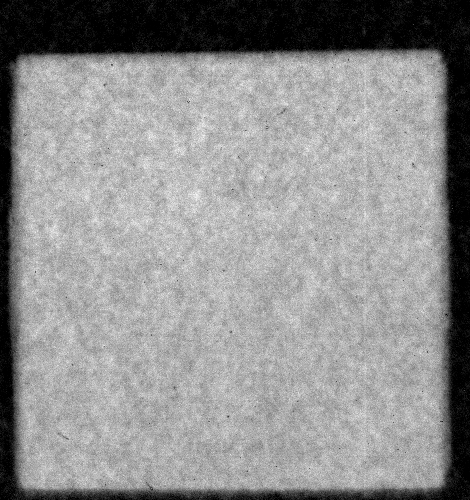
%> input picture Matlab/Analyse/S12_0000.tif, 470 x 500 px
$ octave --eval "result = AnalyseShape(imread('../S12_0000.tif'));"   (GNU Octave 9; MATLAB toolbox functions it lacks are replaced by stand-ins)
%> lines starting %> are read from the running program, lines starting %| are printed output that depends on the picture; in (x1, y1, x2, y2) boxes, pixels count from 0 and x2, y2 are one past the last pixel; in counts of white or black regions, pixels touching at a corner belong together; the program's own positions count from 1
### Matlab/_snips/ImageShow.m
function [ f ] = ImageShow( Im,Title,fig ,map,pos,doshow,dosave)
%   [f] = ImageShow (Im,Title,fig ,map,pos,doshow)
% Im: the Image
% Title: Title of the figure
% fig: figure handel if already is open
% map: if true = map min(image)..max(image) to 0..1
% pos: 0 whole figure else  1..4 in figure
% doshow overwrite the global doshow flag
% f:: = hadle of the open figure
global ImShowFlag ResDir
    if ~exist('map','var') || isempty(map)
        map=0;
    end
    if ~exist('pos','var')|| isempty(pos)
        pos=0;
    end
    if ~exist('doshow','var')|| isempty(doshow)
        doshow=0;
    end
     if ~exist('dosave','var')|| isempty(dosave)
        dosave=0;
    end

    if isempty(ImShowFlag)
        ImShowFlag=1;
    end

    f=[];
    [sy,sx,sz]=size(Im);
%> sy = 500; sx = 470; sz = 1
    if sz<4 ,is2D=1;else is2D=0;end;

    if (ImShowFlag || doshow)

      if is2D
        if (nargin < 2) || isempty(Title)
          Title='-';
        end
        S=max(size(Im));
%> S = 500
        S0=500;
        mag=S0/S*100;
%> mag = 100
%> in AnalyseShape, `fig=ImageShow(BW);`: fig = 1
        if ~exist('fig','var') || isempty(fig)
           f=figure;
           fig=f;
        else
           f=fig;
           figure(fig);
        end
        if pos~=0
          scrsz = get(0,'ScreenSize');
          scx=200;scy=200;
          if pos==2, scx=scrsz(3)/2;end;
          if pos==3, scy=scrsz(4)/2;end;
          if pos==4, scx=scrsz(3)/2;scy=scrsz(4)/2;end;
          fpos=get(fig,'position');
          wx=fpos(3);
          wy=fpos(4);
          set(fig,'Position',[(1+scx) (scrsz(4)-scy-wy) wx wy ])
        end
        %imshow
        if map
          tol=1-map;
          mi=min(min(Im));
          Im=Im-mi;
          ma=max(max(Im));
          Im=Im/ma;
          if tol>0
            LO_HI=stretchlim(Im,tol);
            mi=LO_HI(1);ma=LO_HI(2);
            mm=ma-mi;
            Im=(Im-mi)/mm;
          end
        end
        imshow(Im,'InitialMagnification',mag);
        if ~strcmp(Title,'-')
          set(f,'Name',Title);
        end

        if dosave
          SaveFig(f);
        end

      else  % Show 3D pic
        showcs3(Im);
      end

    end

end

### Matlab/Analyse/2_Shape/FindShape2.m
function [R, B] = FindShape2(BW, fig)
%> called with fig = 1
  %  finds the largest shape ( object) in a black white image
  %  input
  %   BW black white Image
  %   fig not used
  %  output
  %    R :largest white Object in the image
  %    B :longest boundary  should be  boundary of the object
  % ----------------------------------------------------------

    %% Region an its properties
    R=[];
    L1=bwlabel(BW);
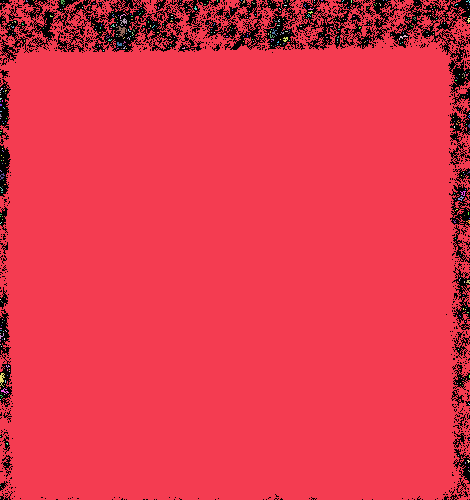
%> L1: size 500x470 double; 390 distinct labels, from 0 to 389; one colour per label, 0 black
    R1=regionprops(L1,{'Centroid','Area','Eccentricity','BoundingBox','MajorAxisLength','MinorAxisLength','Orientation'});
%> R1 = 389 regions; largest, box (x1, y1, x2, y2), Area, Centroid, MajorAxisLength, MinorAxisLength and Eccentricity: (0, 0, 470, 500) 216865 [234.2 262.5] 553.1 529 0.292, (116, 26, 127, 37) 54 [122.3 31.5] 11.05 9.93 0.437, (0, 373, 5, 387) 38 [2.5 379.4] 14.18 4.82 0.94
    if length(R1)<1
      %no region
      return
    end
    %get largest region
    a=[R1(:).Area];
%> a = 389 values, max 216865 at index 1, min 1 at index 3, mean 560
    [idx] = find(max(a));
%> idx = 1
    R=R1(idx(1));
%> R = 1 region; box (x1, y1, x2, y2), Area, Centroid, MajorAxisLength, MinorAxisLength and Eccentricity: (0, 0, 470, 500) 216865 [234.2 262.5] 553.1 529 0.292

    %% boundary vector
    B=[];
   [bnd,L,N]=bwboundaries(BW);
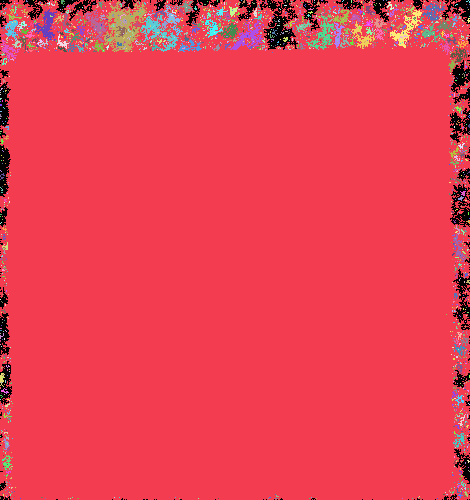
%> L: size 500x470 double; 2378 distinct labels, from 0 to 2377; one colour per label, 0 black
%> bnd = 2377 boundaries; largest, box (x1, y1, x2, y2) and points: (0, 0, 470, 500) 4964, (103, 1, 147, 52) 295, (141, 15, 179, 52) 241, (390, 10, 422, 48) 167, (230, 20, 263, 50) 154; N = 389
    %find largest boundary
    cm=0;bi=0;
    for i=1:N
      B=bnd{N};
      cnt=size(B,1);
      if cnt>cm
        bi=i;
        cm=cnt;
      end
    end
%> this loop made 389 passes
%> (bi, cm) on pass 1: (1, 2)
%> in AnalyseShape, `[Reg,S]=FindShape2(BW,fig);`: Reg has the same summary as R in FindShape2
%> in AnalyseShape, `B=[Reg(1).BoundingBox];`: B = [0.5 0.5 470 500]
    if bi>0
      B=bnd{bi};
    end


end

### Matlab/Analyse/2_Shape/FindCurve.m
function [ ymin,ymax,xmin,xmax,V] = FindCurv(B,fig,maxmin)
%> called with fig = 1
% input
%   B boundary vektor of a shape defineed bei B(y..,x..)
%   figur to plot on
%   maxmin 0:fit to upper part   1:fit to lower part
% output
%   ymin top the shape
%   ymax bottom of the shape
%   xmin left
%   xmax right
%   V output vector to be fit lower or upper part of a shape

if ~exist('fig','var') || isempty(fig)
  fig=figure;
end
figure(fig);
hold on
if ~exist('maxmin','var') || isempty(maxmin)
   maxmin=1;
end


% [18 lines of commented-out code are left out]

v=B;
cnt=size(B,1);
%> cnt = 4964
if cnt>5
    v(:,1)=v(:,1)-0; % Y zwei pixwl nach oben verschieben passt besser aufs auge
    xmin=min(v(:,2))+2;
%> xmin = 3
    xmax=max(v(:,2))-2;
%> xmax = 468
    anz=xmax-xmin;
%> anz = 465
    vk=zeros(anz,2);
    for i=1:anz+1
      x=xmin+i-1;
      vk(i,2)=x;
      xi= v(:,2)==x;
      if maxmin==0
         vk(i,1)=min(v(xi,1));
      else
         vk(i,1)=max(v(xi,1));
      end
    end
%> after the loop, vk = 466 rows, first 12: [496 3; 500 4; 499 5; 497 6; 498 7; 498 8; 500 9; 496 10; 499 11; 500 12; 500 13; 500 14]
    ymin=min(vk(:,1));
%> ymin = 495
    ymax=max(vk(:,1));
%> ymax = 500
    y1=vk(1,1);
%> y1 = 496
    y2=vk(anz+1,1);
%> y2 = 499
    plot(vk(:,2),vk(:,1),'g','LineWidth',1);
    plot(xmin,y1,'bx');
    plot(xmax,y2,'bx');
    hold off
    H=(ymax-ymin);
%> H = 5
    L=(xmax-xmin);
%> L = 465
    V=vk;
%> V has the same summary as vk
else
    ymin=0;
    ymax=0;
    xmin=0;
    xmax=0;
    V=[];
end
end

### Matlab/Analyse/2_Shape/FitCurve.m
function [ A1,A2 ] = FitCurv(V,fig )
%FITCURV Summary of this function goes here
% Detailed explanation goes here
%  s = fitoptions('Method','NonlinearLeastSquares',...
%               'Lower',[0,0],...
%               'Upper',[Inf,max(cdate)],...
%               'Startpoint',[0 0]);


  y=V(:,1);x=V(:,2);
  xmin=min(x);
  xmax=max(x);
  met='poly2';
  switch met
    case 'poly2'
      s = fitoptions('Method','NonlinearLeastSquares');
      f = fittype('a + b*x +c*x^2','options',s);
      [c1,gof] = fit(x,y,f);
      s1=c1.b+c1.c*2*xmin;
      s2=c1.b+c1.c*2*xmax;
      x0=xmin;
      ymin=c1.a+c1.b*x0+c1.c*x0^2;
      x0=xmax;
      ymax=c1.a+c1.b*x0+c1.c*x0^2;
    case 'poly3'
      s = fitoptions('Method','NonlinearLeastSquares');
      f = fittype('a + b*x +c*x^2+d*x^3','options',s);
      [c1,gof] = fit(x,y,f);
      s1=c1.b+c1.c*2*xmin+c1.d*3*xmin^2;
      s2=c1.b+c1.c*2*xmax+c1.d*3*xmax^2;
      x0=xmin;
      ymin=c1.a+c1.b*x0+c1.c*x0^2+c1.d*x0^3;
      x0=xmax;
      ymax=c1.a+c1.b*x0+c1.c*x0^2+c1.d*x0^3;
    case 'poly4'
      s = fitoptions('Method','NonlinearLeastSquares');
      f = fittype('a + b*x +c*x^2+d*x^3+e*x^4','options',s);
      [c1,gof] = fit(x,y,f);
      s1=c1.b+c1.c*2*xmin+c1.d*3*xmin^2+c1.e*4*xmin^3;
      s2=c1.b+c1.c*2*xmax+c1.d*3*xmax^2+c1.e*4*xmax^3;
      x0=xmin;
      ymin=c1.a+c1.b*x0+c1.c*x0^2+c1.d*x0^3+c1.e*x0^4;
      x0=xmax;
      ymax=c1.a+c1.b*x0+c1.c*x0^2+c1.d*x0^3+c1.e*x0^4;
  end
  hold on
  p=plot(c1);
  set(p,'Color','red','LineWidth',2);

  % tangent in  xmin
  lx=xmin-10:1:xmax;
  a=ymin-xmin*s1;
  ly=a+s1*lx;
  plot(lx,ly,'b','LineWidth',2);
  plot(xmin,ymin,'xg');

  % tangent in xmax
  lx=xmin:1:xmax+10;
  a=ymax-xmax*s2;
  ly=a+s2*lx;
  plot(lx,ly,'b','LineWidth',2);
  plot(xmax,ymax,'xg');

  %plot(Px,Py,'xg','LineWidth',2);

  %pi=3.1415926;
  St=(abs(s1)+abs(s2))/2;

  %angle in xmin
  w=atan(s1);
  A1=w;
  w1=num2str(w);
  w2=num2str(w*180/pi);
  w3=strcat('w=',w1,' ;',w2);
  text(50,200,w3,'HorizontalAlignment','left','Color','blue');

  %angle in xmax
  w=-atan(s2);
  A2=w;
  w1=num2str(w);
  w2=num2str(w*180/pi);
  w3=strcat('w=',w1,' ;',w2);
  text(300,200,w3,'HorizontalAlignment','left','Color','blue');


  hold off

end

### Matlab/Analyse/2_Shape/AnalyseShape.m
function [ w1,w2,fig] = AnalyseShape( BW,fig)
%ANALYSESHAPE Summary of this function goes here
%   Detailed explanation goes here
      if ~exist('fig','var') || isempty(fig)
         %RGB=ImageSetCol(Ix,IX,[0.2*255,0,0],0,BW)
         fig=ImageShow(BW);

      end

      test=1;
      Px=[];Py=[];w=[];xmin=[];xmax=[];
      x0=251;
      y0=1;
      [Reg,S]=FindShape2(BW,fig);
      if ~isempty(Reg)
        B=[Reg(1).BoundingBox];
        %% Crop
        % [4 lines of commented-out code are left out]
        %% Find curve
        [ymin,ymax,xmin,xmax,V] = FindCurve(S,fig);
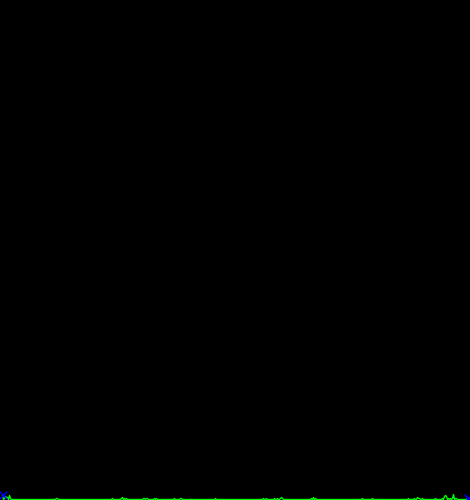
%> figure redrawn from the program's plot data
%> ymin = 495; ymax = 500; xmin = 3; xmax = 468; V has the same summary as vk in FindCurv
        % Fit the curves
        [w1,w2]=FitCurve(V,fig);
%> in FitCurv, `y=V(:,1)`: y = 466 values, max 500 at index 2, min 495 at index 452, mean 499.8
%> in FitCurv, `x=V(:,2)`: x = 466 values from 3 to 468
%> the run ends on the next line
      end


end
